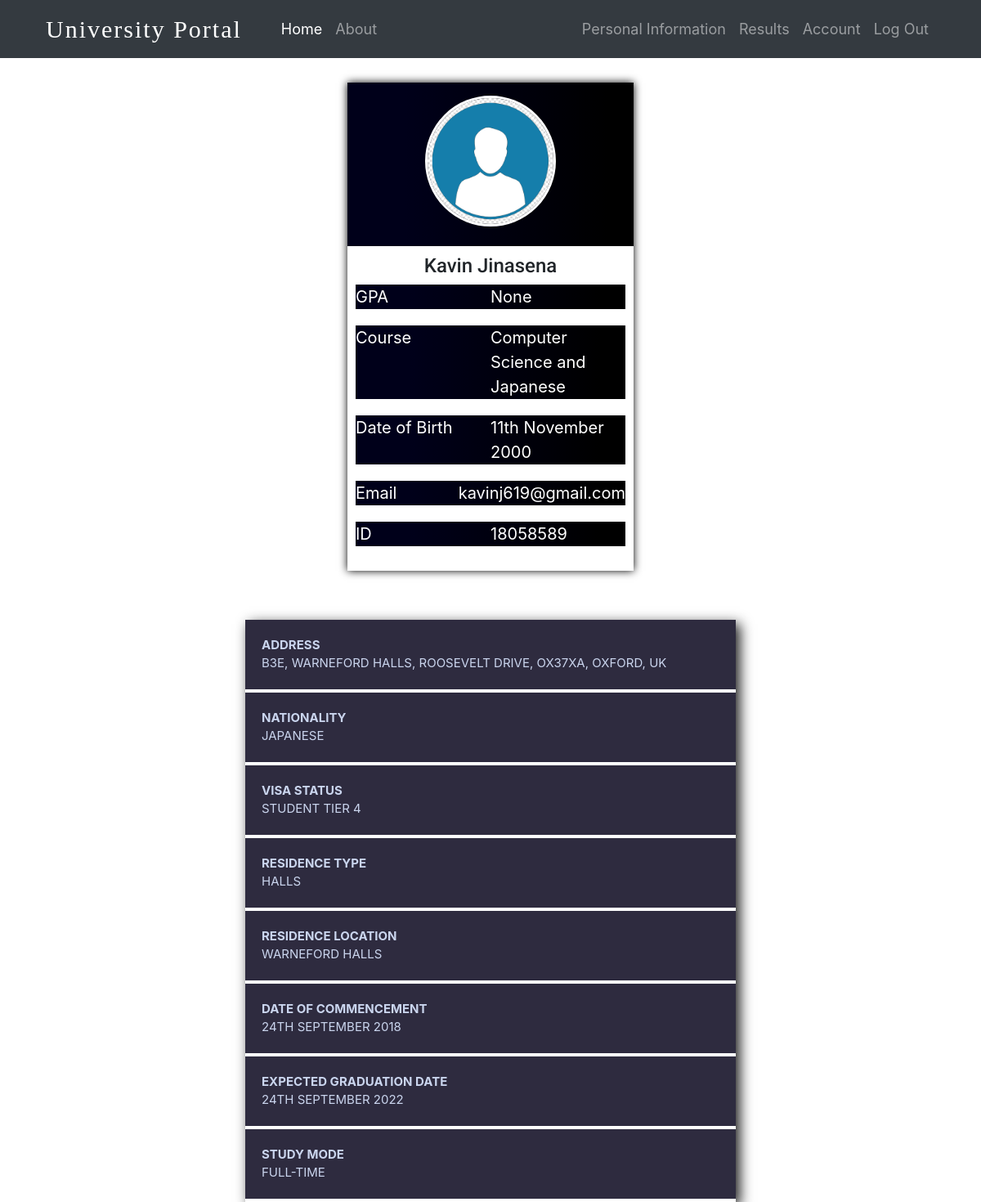
/personal-information (signed in), run on the app's committed database.
### StudentPortal/models.py (models this page shows, shortened)
class StudentInfo(db.Model, UserMixin):
    __tablename__="studentinfo"
    id = db.Column(db.Integer, primary_key=True)
    full_name= db.Column(db.String(60))
    course = db.Column(db.String(60))
    email=db.Column(db.String(60))
    advisor = db.Column(db.String(60))
    phone_number= db.Column(db.Integer)
    module1 = db.Column(db.String(60))
    module2 = db.Column(db.String(60))
    module3 = db.Column(db.String(60))
    module4 = db.Column(db.String(60))
    student_id= db.Column(db.Integer, db.ForeignKey('student.id'))

class StudentResults(db.Model, UserMixin):
    id = db.Column(db.Integer, primary_key=True)
    result1= db.Column(db.Integer)
    result2= db.Column(db.Integer)
    result3= db.Column(db.Integer)
    result4= db.Column(db.Integer)
    gpa= db.Column(db.String(60))
    student_id= db.Column(db.Integer, db.ForeignKey('student.id'))

class Student(db.Model, UserMixin):
    __tablename__="student"
    id = db.Column(db.Integer, primary_key=True)
    password=db.Column(db.String(60))
    image_file= db.Column(db.String(60), default="default.jpg")
    info = db.relationship("StudentInfo", backref='student_name', lazy=True)
    results= db.relationship('StudentResults', backref='student_results', lazy=True)

class StudentDetails(db.Model, UserMixin):
    id = db.Column(db.Integer, primary_key=True)
    address= db.Column(db.String(200))
    nationality = db.Column(db.String(60))
    visa_status= db.Column(db.String(100))
    residence_type= db.Column(db.String(60))
    residence_location = db.Column(db.String(60))
    start_date= db.Column(db.String(60))
    grad_date= db.Column(db.String(60))
    study_mode= db.Column(db.String(60))
    student_id= db.Column(db.Integer, db.ForeignKey('student.id'))

### StudentPortal/routes.py (the view)
@app.route("/personal-information", methods=["POST","GET"])
def info():
    image_file=url_for('static', filename='profile_pics/'+current_user.image_file)
    studentinfo=StudentInfo.query.filter_by(student_id=current_user.id).first()
    studentresult=StudentResults.query.filter_by(student_id=current_user.id).first()
    details=StudentDetails.query.filter_by(student_id=current_user.id).first()
    return render_template("info.html", image_file=image_file, studentinfo=studentinfo, studentresult=studentresult, details= details)

### StudentPortal/models.py (called while the page is built)
@login_manager.user_loader
def load_user(user_id):
    return Student.query.get(int(user_id))

### StudentPortal/templates/info.html
{% extends "layout.html" %}
{% block body %}
    <div class="info-container">
        <div class="profile">
            <div class="profile-upper">
                <div class="profile-pic-container">
                    <img src="{{ image_file }}" alt="" class="profile-pic">
                </div>
            </div>
            <div class="profile-lower">
                <div class="profile-name">
                    <h4>{{ studentinfo.full_name }}</h4>
                </div>
                <div class="profile-lower-content">
                    <div class="profile-label">
                        GPA
                    </div>
                    <div class="profile-info">
                        {{ studentresult.gpa}}
                    </div>
                </div>
                <div class="profile-lower-content">
                    <div class="profile-label">
                        Course
                    </div>
                    <div class="profile-info">
                        {{ studentinfo.course }}
                    </div>
                </div>
                <div class="profile-lower-content">
                    <div class="profile-label">
                        Date of Birth
                    </div>
                    <div class="profile-info">
                        11th November 2000
                    </div>
                </div>
                <div class="profile-lower-content">
                    <div class="profile-label">
                        Email
                    </div>
                    <div class="profile-info">
                        {{ studentinfo.email }}
                    </div>
                </div>
                <div class="profile-lower-content">
                    <div class="profile-label">
                        ID
                    </div>
                    <div class="profile-info">
                        {{ current_user.id }}
                    </div>
                </div>
            </div>
        </div>
        <div class="student-information-card">
            <div class="info-row">
                <div class="info-label">
                    Address
                </div>
                <div class="info-data">
                    {{ details.address }}
                </div>
            </div>
            <div class="info-row">
                <div class="info-label">
                    Nationality
                </div>
                <div class="info-data">
                    {{ details.nationality }}
                </div>
            </div>
            <div class="info-row">
                <div class="info-label">
                    Visa Status
                </div>
                <div class="info-data">
                    {{ details.visa_status }}
                </div>
            </div>
            <div class="info-row">
                <div class="info-label">
                    Residence Type
                </div>
                <div class="info-data">
                    {{ details.residence_type }}
                </div>
            </div>
            <div class="info-row">
                <div class="info-label">
                    Residence Location
                </div>
                <div class="info-data">
                    {{ details.residence_location }}
                </div>
            </div>
            <div class="info-row">
                <div class="info-label">
                    Date of Commencement
                </div>
                <div class="info-data">
                    {{ details.start_date }}
                </div>
            </div>
            <div class="info-row">
                <div class="info-label">
                    Expected Graduation Date
                </div>
                <div class="info-data">
                    {{ details.grad_date }}
                </div>
            </div>
            <div class="info-row">
                <div class="info-label">
                    Study Mode
                </div>
                <div class="info-data">
                    {{ details.study_mode }}
                </div>
            </div>
        </div>
    </div>
{% endblock %}

### StudentPortal/static/main.css (style rules this page uses)
:root { --back_color: #221F2E; --font_color: #2E2B3F; --purple: #6240F6; --pink: #EB7ACB ; --blue: #2Db8E7; }
.profile { max-width: 350px; box-shadow: 0px 0px 10px black; margin: 30px; word-wrap: break-word; font-size: 20px; }
.profile-upper { height: 200px; background: linear-gradient(to right, #00001a 20%, #000000 91%); }
.profile-pic { height: 160px; width: 160px; border-radius: 50%; border: 3px solid white; display: block; margin-left: auto; margin-right: auto; vertical-align: middle; transform: translateY(10%); }
.profile-lower { max-height: 800px; min-width: 300px; padding: 10px; }
.profile-name { text-align: center; font-size: 22px; font-family: 'Roboto', sans-serif; }
.profile-lower-content { background: linear-gradient(to right, #00001a 20%, #000000 91%); color: white; margin-bottom: 20px; display: grid; grid-template-columns: 1fr 1fr; }
@media only screen and (max-width: 1200px) { .info-container { display: flex; flex-direction: column; align-items: center; } }
@media only screen and (max-width: 1200px) { .info-row { display: flex; flex-direction: column; } }
.info-container { display: flex; justify-content: space-evenly; }
.student-information-card { margin-top: 30px; box-shadow: 5px 5px 15px rgba(0,0,0,0.9); width: 600px; height: 100%; }
.info-row { display: flex; justify-content: space-between; padding: 20px; background-color: #2E2B3F; border-bottom: 4px solid white; color: #CAD5EE; }
.info-label { font-size: 15px; font-weight: bold; text-transform: uppercase; width: 300px; }
.info-data { text-transform: uppercase; font-size: 15px; }

### data on the page
StudentInfo: full_name "Kavin Jinasena", course "Computer Science and Japanese", email "kavinj619@gmail.com"
StudentResults: gpa "None"
Student: id "18058589"
StudentDetails: address "B3E, WARNEFORD HALLS, ROOSEVELT DRIVE, OX37XA, OXFORD, UK", nationality "JAPANESE", visa_status "STUDENT TIER 4", residence_type "HALLS", residence_location "WARNEFORD HALLS", start_date "24TH SEPTEMBER 2018", grad_date "24TH SEPTEMBER 2022", study_mode "FULL-TIME"
